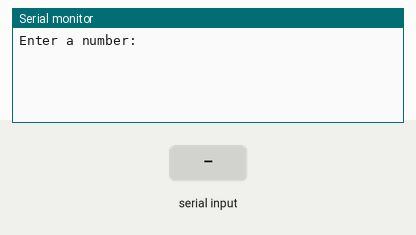
A sketch run on a simulated Arduino Uno, built with avr-gcc and run on an emulated ATmega328P. On the bench: the last lines printed to the serial monitor. The test bench sets the inputs (shaded band).

Above: at 1.2 s.
1.3 s: "90,45\n" received over Serial
At 2.0 s:
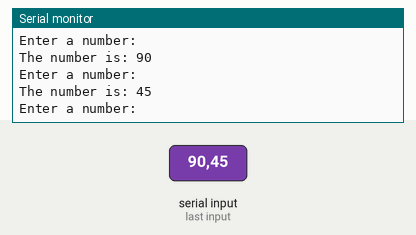
2.8 s: "30,150\n" received over Serial
At 5.2 s:
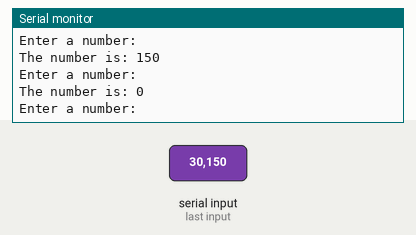
Timing chart, 0 to 6.7 s (numbered marks = the images above; inputs shaded):
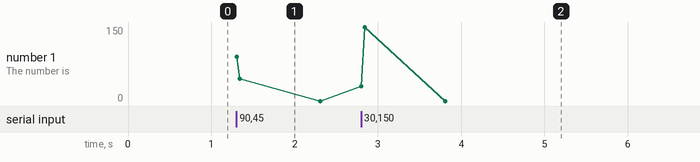

The sketch:

Serial_in_out_with_int.ino
```cpp
int anumber;
String msg = "Enter a number:";
String msg2 = "The number is: ";
void setup() {
  // put your setup code here, to run once:
Serial.begin (9600);
}

void loop() {
  // put your main code here, to run repeatedly:
  Serial.println (msg);
  while (Serial.available() == 0)
  {

  }
  anumber = Serial.parseInt();
  Serial.print(msg2);
  Serial.println(anumber);
}
```

Measured:
- after the input at 1.3 s, the serial monitor: prints a new line at once (image 1)
- after the input at 2.8 s, the serial monitor: prints a new line at once (image 2)
